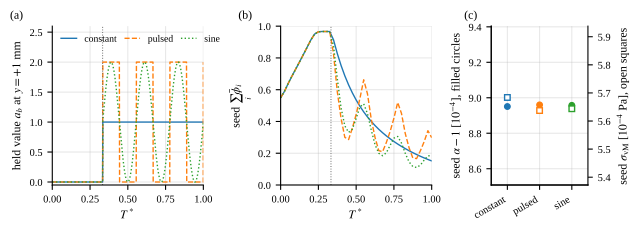

Python code for this plot:
#!/usr/bin/env python3
"""fig_ab_schedule.py -- Figure 6 of the coupling paper: the antibiotic given over time in three ways with the same
total dose from T* = 1/3 (A-71): constant a_b = 1, pulsed (2 for the first half of each period, 0 for the second) and
sine 1 + sin(2 pi (T* - 1/3)/P), period P = 2/9 (three periods up to T* = 1). Separate example, main settings
(Python TVD, mirrored wall gradients, inherit rule, 64^3). (a) held value a_b at the wall y = +1 mm (the value at the seed
follows it within the outer step, d = 1e8 mm^2/T*); (b) living volume fraction sum_i phibar_i at the seed; (c) seed mean
of alpha - 1 and of the von Mises stress at T* = 1 for the three schedules (each axis spans +-5 % of its mean).

Data: results/2026-10-3d/coupled_living_consumption_nf64_front1_phimin0.001_v2_fortran_ansysbc_inhliv_a100_gab1_gc1
_tab0.333333[_abpulse0.2222|_absine0.2222]_tvd_wgmirror_fast_separate_ab.json (runs.separate_ab: t, a_seed,
living_seed, share_a_seed, seed_am1, seed_vm_Pa), made with
    coupled_living_consumption.py --nf 64 --fast --tvd --wall-grad mirror --gc 1 --gab 1 --alpha0 100 --front 1
        --tab 0.333333 --phi-min 0.001 --v2 --fortran --ansys-bc --inherit-living --only separate_ab
        [--ab-schedule pulse|sine --ab-period 0.2222]
(27 Oct 2026; the constant case is the main run of README_coupled_living.md).

    python papers/coupling_paper/fig_ab_schedule.py [--nf 32] -> papers/coupling_paper/fig_ab_schedule.pdf
"""
import json
import math
import sys
from pathlib import Path

import matplotlib
matplotlib.use("Agg")
import matplotlib.pyplot as plt  # noqa: E402
import numpy as np  # noqa: E402

HERE = Path(__file__).resolve().parent
ROOT = HERE.parents[1]
sys.path.insert(0, str(ROOT / "ansys_usermat"))
import figstyle  # noqa: E402

RES = ROOT / "ansys_usermat/apdl/results/2026-10-3d"
NF = int(sys.argv[sys.argv.index("--nf") + 1]) if "--nf" in sys.argv else 64
T_AB, P = 1.0 / 3.0, 0.2222
SCHED = (("const", "constant", "C0", "-"), ("pulse", "pulsed", "C1", "--"), ("sine", "sine", "C2", ":"))


def a_wall(T, sched):
    """the held antibiotic value, as ab_value() of coupled_living_consumption.py"""
    if T <= T_AB + 1e-12:
        return 0.0
    s = (T - T_AB) / P
    if sched == "pulse":
        return 2.0 if (s - math.floor(s)) < 0.5 - 1e-12 else 0.0
    if sched == "sine":
        return 1.0 + math.sin(2.0 * math.pi * s)
    return 1.0


def load(sched):
    pre = "" if NF == 32 else f"nf{NF}_"
    mid = "" if sched == "const" else f"_ab{sched}{P:.4g}"
    f = RES / f"coupled_living_consumption_{pre}front1_phimin0.001_v2_fortran_ansysbc_inhliv_a100_gab1_gc1_tab0.333333{mid}_tvd_wgmirror_fast_separate_ab.json"
    d = json.load(open(f))
    assert d["setting"]["field"] == f"{NF}^3", (f, d["setting"])
    return d["runs"]["separate_ab"]


def main():
    figstyle.apply(size=8.5)
    fig, axs = plt.subplots(1, 3, figsize=(6.3, 2.2), constrained_layout=True, gridspec_kw=dict(width_ratios=[1.25, 1.25, 0.8]))
    Tf = np.linspace(0, 1, 2001)
    out = {}
    for k, (sched, name, col, ls) in enumerate(SCHED):
        r = load(sched)
        t = np.asarray(r["t"])
        axs[0].plot(Tf, [a_wall(T, sched) for T in Tf], color=col, ls=ls, lw=1, label=name)
        axs[1].plot(t, r["living_seed"], color=col, ls=ls, lw=1)
        axs[2].plot([k], [r["seed_am1"] * 1e4], color=col, marker="o", ms=4, ls="none")
        liv = np.asarray(r["living_seed"])
        i_ab = np.searchsorted(t, T_AB)
        out[sched] = (liv[-1], liv[i_ab:].min(), r["share_a_seed"][-1], r["seed_am1"], r["seed_vm_Pa"])
        print(f"{name:9s} {NF}^3: seed living end {liv[-1]:.3f}, min after T*=1/3 {liv[i_ab:].min():.3f}, "
              f"share A {r['share_a_seed'][-1]:.3f}, alpha-1 {r['seed_am1']:.3e}, vM {r['seed_vm_Pa']:.3e} Pa")
    ax2 = axs[2].twinx()
    for k, (sched, name, col, ls) in enumerate(SCHED):
        ax2.plot([k], [out[sched][4] * 1e4], color=col, marker="s", mfc="white", ms=4, ls="none")
    am = [out[s][3] * 1e4 for s, *_ in SCHED]
    vm = [out[s][4] * 1e4 for s, *_ in SCHED]
    print(f"spread over the schedules: alpha-1 {100 * (max(am) - min(am)) / np.mean(am):.1f} %, vM {100 * (max(vm) - min(vm)) / np.mean(vm):.1f} %")
    axs[0].set_ylabel(r"held value $a_b$ at $y = +1$ mm")
    axs[1].set_ylabel(r"seed $\sum_i\bar\phi_i$")
    axs[2].set_ylabel(r"seed $\alpha-1$ [$10^{-4}$], filled circles")
    ax2.set_ylabel(r"seed $\sigma_\mathrm{vM}$ [$10^{-4}$ Pa], open squares")
    ax2.grid(False)
    ax2.spines["top"].set_visible(False)
    axs[2].spines["right"].set_visible(True)
    axs[2].set_xticks(range(3))
    axs[2].set_xticklabels([s[1] for s in SCHED], rotation=30, ha="right")
    axs[2].set_xlim(-0.5, 2.5)
    axs[2].set_ylim(0.95 * np.mean(am), 1.05 * np.mean(am)); ax2.set_ylim(0.95 * np.mean(vm), 1.05 * np.mean(vm))
    for ax in axs[:2]:
        ax.set_xlabel("$T^*$")
        ax.set_xlim(0, 1)
        ax.axvline(T_AB, color="0.4", ls=":", lw=0.7)
    axs[0].set_ylim(-0.05, 2.6)
    axs[1].set_ylim(0, 1)
    axs[0].legend(frameon=False, fontsize=7, loc="upper left", ncol=3, columnspacing=0.8, handlelength=1.6)
    for ax, letter in zip(axs, "abc"):
        ax.text(-0.28, 1.03, f"({letter})", transform=ax.transAxes, va="bottom", ha="left")
    out_pdf = HERE / "fig_ab_schedule.pdf"
    fig.savefig(out_pdf)
    print("wrote", out_pdf)


if __name__ == "__main__":
    main()
